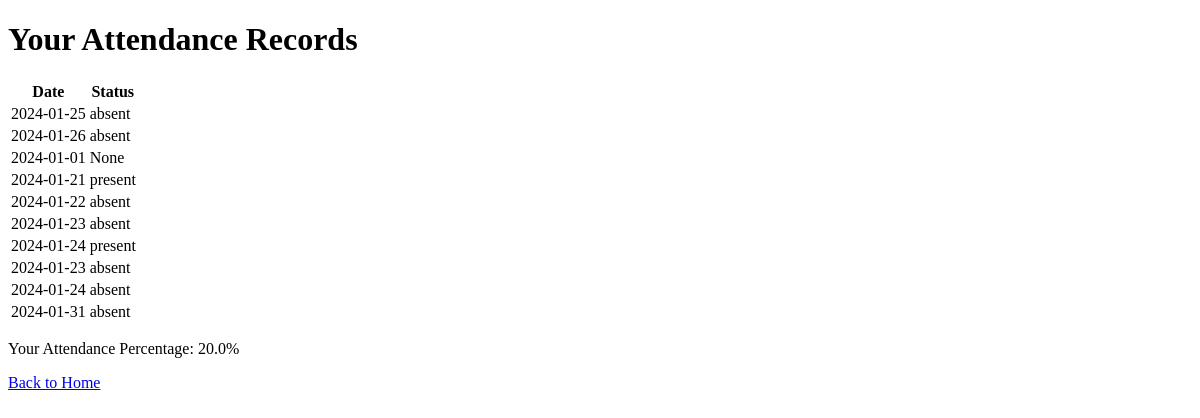
/view_student_attendance (signed in), run on an earlier commit of the app's database.
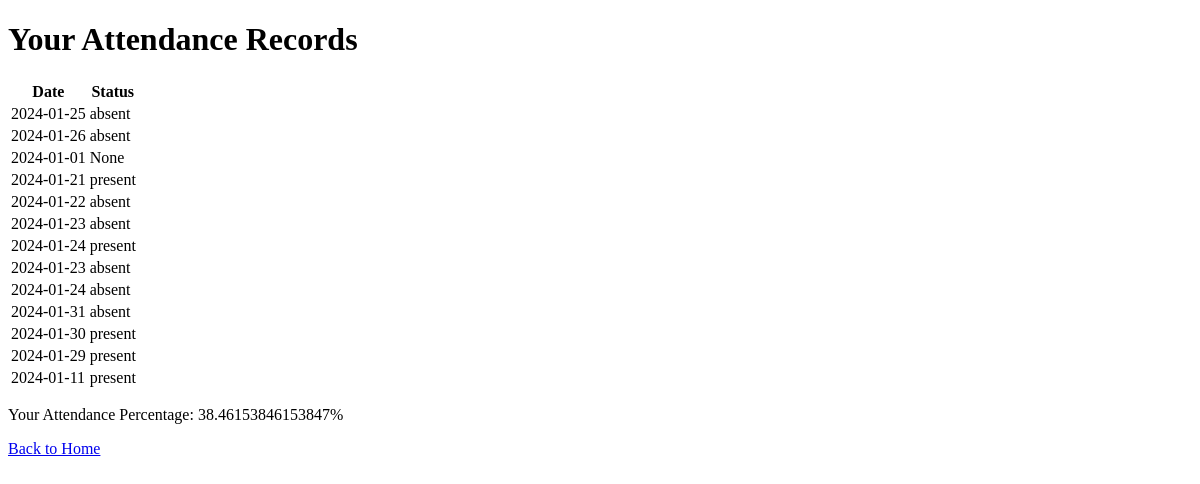
And on a later commit of the database.
### app.py (models this page shows)
class Attendance(db.Model):
    id = db.Column(db.Integer, primary_key=True)
    date = db.Column(db.Date, default=datetime.utcnow, nullable=False)
    student_id = db.Column(db.Integer, db.ForeignKey('user.id', name='fk_attendance_student_id'), nullable=False)
    student = db.relationship('User', back_populates='attendances')
    course_id = db.Column(db.Integer, db.ForeignKey('course.id', name='fk_attendance_course_id'), nullable=False)
    course = db.relationship('Course', back_populates='attendances')
    status = db.Column(db.String(10), nullable=False)

### app.py (the view)
@app.route("/view_student_attendance", methods=['GET'])
@login_required
def view_student_attendance():
    if current_user.account_type != 'student':
        flash('Access Denied. You are not a student.', 'danger')
        return redirect(url_for('home'))
    attendance_records = current_user.attendances
    total_records = len(attendance_records)
    present_records = sum(1 for record in attendance_records if record.status == 'present')
    attendance_percentage = (present_records / total_records) * 100 if total_records > 0 else 0
    return render_template('view_student_attendance.html', attendance_records=attendance_records, attendance_percentage=attendance_percentage)

### app.py (called while the page is built)
@login_manager.user_loader
def load_user(user_id):
    user_id = int(user_id)
    return User.query.get(user_id)

### templates/view_student_attendance.html (shortened to what this page needs)
<!DOCTYPE html>
<html lang="en">
<head>
</head>
<body>
    <h1>Your Attendance Records</h1>
    <table>
        <thead>
            <tr>
                <th>Date</th>
                <th>Status</th>
            </tr>
        </thead>
        <tbody>
            {% for record in attendance_records %}
                <tr>
                    <td>{{ record.date.strftime('%Y-%m-%d') }}</td>
                    <td>{{ record.status }}</td>
                </tr>
            {% endfor %}
        </tbody>
    </table>
    <p>Your Attendance Percentage: {{ attendance_percentage }}%</p>
    <a href="{{ url_for('student_home') }}">Back to Home</a>
</body>
</html>

What changed in the data, as far as the page shows it:
added Attendance: date "2024-01-30", status "present"
added Attendance: date "2024-01-29", status "present"
added Attendance: date "2024-01-11", status "present"
Also different on the page:
{{ attendance_percentage }}: "20.0" → "38.46153846153847"
